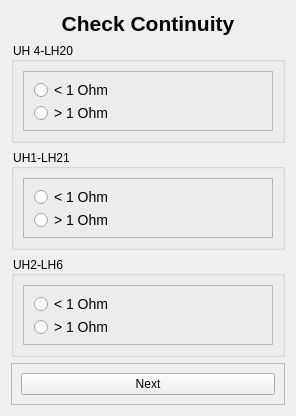
<?xml version="1.0" encoding="UTF-8"?>
<ui version="4.0">
 <class>Form</class>
 <widget class="QWidget" name="Form">
  <property name="geometry">
   <rect>
    <x>0</x>
    <y>0</y>
    <width>296</width>
    <height>414</height>
   </rect>
  </property>
  <property name="windowTitle">
   <string>Form</string>
  </property>
  <layout class="QVBoxLayout" name="verticalLayout">
   <item>
    <widget class="QLabel" name="label">
     <property name="text">
      <string>&lt;html&gt;&lt;head/&gt;&lt;body&gt;&lt;p align=&quot;center&quot;&gt;&lt;span style=&quot; font-size:16pt; font-weight:700;&quot;&gt;Check Continuity&lt;/span&gt;&lt;/p&gt;&lt;/body&gt;&lt;/html&gt;</string>
     </property>
    </widget>
   </item>
   <item>
    <widget class="QGroupBox" name="groupBox_1">
     <property name="styleSheet">
      <string notr="true">QGroupBox::title {
    font-size: 16px;
}
</string>
     </property>
     <property name="title">
      <string>UH 4-LH20</string>
     </property>
     <property name="checkable">
      <bool>false</bool>
     </property>
     <property name="checked">
      <bool>false</bool>
     </property>
     <layout class="QVBoxLayout" name="verticalLayout_11">
      <item>
       <widget class="QFrame" name="Radio_Frame_1">
        <property name="frameShape">
         <enum>QFrame::Shape::StyledPanel</enum>
        </property>
        <property name="frameShadow">
         <enum>QFrame::Shadow::Raised</enum>
        </property>
        <layout class="QVBoxLayout" name="verticalLayout_12">
         <item>
          <widget class="QRadioButton" name="radioButton_1">
           <property name="styleSheet">
            <string notr="true">QRadioButton{
    font-size: 14px; /* Larger text */
}
QRadioButton::indicator {
    width: 15px; /* Larger checkbox square */
    height: 15px; /* Larger checkbox square */
}</string>
           </property>
           <property name="text">
            <string>&lt; 1 Ohm</string>
           </property>
          </widget>
         </item>
         <item>
          <widget class="QRadioButton" name="radioButton_2">
           <property name="styleSheet">
            <string notr="true">QRadioButton{
    font-size: 14px; /* Larger text */
}
QRadioButton::indicator {
    width: 15px; /* Larger checkbox square */
    height: 15px; /* Larger checkbox square */
}</string>
           </property>
           <property name="text">
            <string>&gt; 1 Ohm</string>
           </property>
          </widget>
         </item>
        </layout>
       </widget>
      </item>
     </layout>
    </widget>
   </item>
   <item>
    <widget class="QGroupBox" name="groupBox_2">
     <property name="styleSheet">
      <string notr="true">QGroupBox::title {
    font-size: 16px;
}
</string>
     </property>
     <property name="title">
      <string>UH1-LH21</string>
     </property>
     <property name="checkable">
      <bool>false</bool>
     </property>
     <property name="checked">
      <bool>false</bool>
     </property>
     <layout class="QVBoxLayout" name="verticalLayout_13">
      <item>
       <widget class="QFrame" name="Radio_Frame_2">
        <property name="frameShape">
         <enum>QFrame::Shape::StyledPanel</enum>
        </property>
        <property name="frameShadow">
         <enum>QFrame::Shadow::Raised</enum>
        </property>
        <layout class="QVBoxLayout" name="verticalLayout_14">
         <item>
          <widget class="QRadioButton" name="radioButton_3">
           <property name="styleSheet">
            <string notr="true">QRadioButton{
    font-size: 14px; /* Larger text */
}
QRadioButton::indicator {
    width: 15px; /* Larger checkbox square */
    height: 15px; /* Larger checkbox square */
}</string>
           </property>
           <property name="text">
            <string>&lt; 1 Ohm</string>
           </property>
          </widget>
         </item>
         <item>
          <widget class="QRadioButton" name="radioButton_4">
           <property name="styleSheet">
            <string notr="true">QRadioButton{
    font-size: 14px; /* Larger text */
}
QRadioButton::indicator {
    width: 15px; /* Larger checkbox square */
    height: 15px; /* Larger checkbox square */
}</string>
           </property>
           <property name="text">
            <string>&gt; 1 Ohm</string>
           </property>
          </widget>
         </item>
        </layout>
       </widget>
      </item>
     </layout>
    </widget>
   </item>
   <item>
    <widget class="QGroupBox" name="groupBox_3">
     <property name="styleSheet">
      <string notr="true">QGroupBox::title {
    font-size: 16px;
}
</string>
     </property>
     <property name="title">
      <string>UH2-LH6</string>
     </property>
     <property name="checkable">
      <bool>false</bool>
     </property>
     <property name="checked">
      <bool>false</bool>
     </property>
     <layout class="QVBoxLayout" name="verticalLayout_15">
      <item>
       <widget class="QFrame" name="Radio_Frame_3">
        <property name="frameShape">
         <enum>QFrame::Shape::StyledPanel</enum>
        </property>
        <property name="frameShadow">
         <enum>QFrame::Shadow::Raised</enum>
        </property>
        <layout class="QVBoxLayout" name="verticalLayout_16">
         <item>
          <widget class="QRadioButton" name="radioButton_5">
           <property name="styleSheet">
            <string notr="true">QRadioButton{
    font-size: 14px; /* Larger text */
}
QRadioButton::indicator {
    width: 15px; /* Larger checkbox square */
    height: 15px; /* Larger checkbox square */
}</string>
           </property>
           <property name="text">
            <string>&lt; 1 Ohm</string>
           </property>
          </widget>
         </item>
         <item>
          <widget class="QRadioButton" name="radioButton_6">
           <property name="styleSheet">
            <string notr="true">QRadioButton{
    font-size: 14px; /* Larger text */
}
QRadioButton::indicator {
    width: 15px; /* Larger checkbox square */
    height: 15px; /* Larger checkbox square */
}</string>
           </property>
           <property name="text">
            <string>&gt; 1 Ohm</string>
           </property>
          </widget>
         </item>
        </layout>
       </widget>
      </item>
     </layout>
    </widget>
   </item>
   <item>
    <widget class="QFrame" name="frame_3">
     <property name="frameShape">
      <enum>QFrame::Shape::StyledPanel</enum>
     </property>
     <property name="frameShadow">
      <enum>QFrame::Shadow::Raised</enum>
     </property>
     <layout class="QVBoxLayout" name="verticalLayout_2">
      <item>
       <widget class="QPushButton" name="pushButton">
        <property name="text">
         <string>Next</string>
        </property>
       </widget>
      </item>
     </layout>
    </widget>
   </item>
  </layout>
 </widget>
 <resources/>
 <connections/>
</ui>
